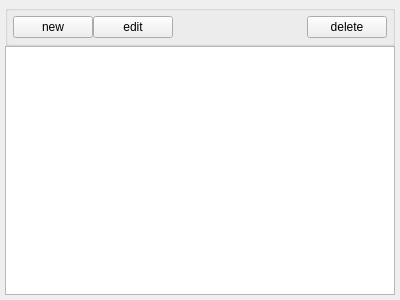
<?xml version="1.0" encoding="UTF-8"?>
<ui version="4.0">
 <class>Sekura::TreeWidget</class>
 <widget class="QWidget" name="Sekura::TreeWidget">
  <property name="geometry">
   <rect>
    <x>0</x>
    <y>0</y>
    <width>400</width>
    <height>300</height>
   </rect>
  </property>
  <property name="windowTitle">
   <string>Form</string>
  </property>
  <layout class="QVBoxLayout" name="verticalLayout">
   <item>
    <widget class="QGroupBox" name="groupBox">
     <property name="title">
      <string/>
     </property>
     <layout class="QHBoxLayout" name="horizontalLayout">
      <item>
       <widget class="QPushButton" name="pbAdd">
        <property name="text">
         <string>new</string>
        </property>
        <property name="icon">
         <iconset resource="resources.qrc">
          <normaloff>:/images/007-plus.png</normaloff>:/images/007-plus.png</iconset>
        </property>
       </widget>
      </item>
      <item>
       <widget class="QPushButton" name="pbEdit">
        <property name="text">
         <string>edit</string>
        </property>
        <property name="icon">
         <iconset resource="resources.qrc">
          <normaloff>:/images/033-pencil-1.png</normaloff>:/images/033-pencil-1.png</iconset>
        </property>
       </widget>
      </item>
      <item>
       <spacer name="horizontalSpacer">
        <property name="orientation">
         <enum>Qt::Horizontal</enum>
        </property>
        <property name="sizeHint" stdset="0">
         <size>
          <width>65</width>
          <height>20</height>
         </size>
        </property>
       </spacer>
      </item>
      <item>
       <widget class="QPushButton" name="pbDel">
        <property name="text">
         <string>delete</string>
        </property>
        <property name="icon">
         <iconset resource="resources.qrc">
          <normaloff>:/images/003-close.png</normaloff>:/images/003-close.png</iconset>
        </property>
       </widget>
      </item>
     </layout>
    </widget>
   </item>
   <item>
    <widget class="QTreeView" name="treeView"/>
   </item>
  </layout>
 </widget>
 <layoutdefault spacing="0" margin="5"/>
 <resources>
  <include location="resources.qrc"/>
 </resources>
 <connections/>
</ui>
